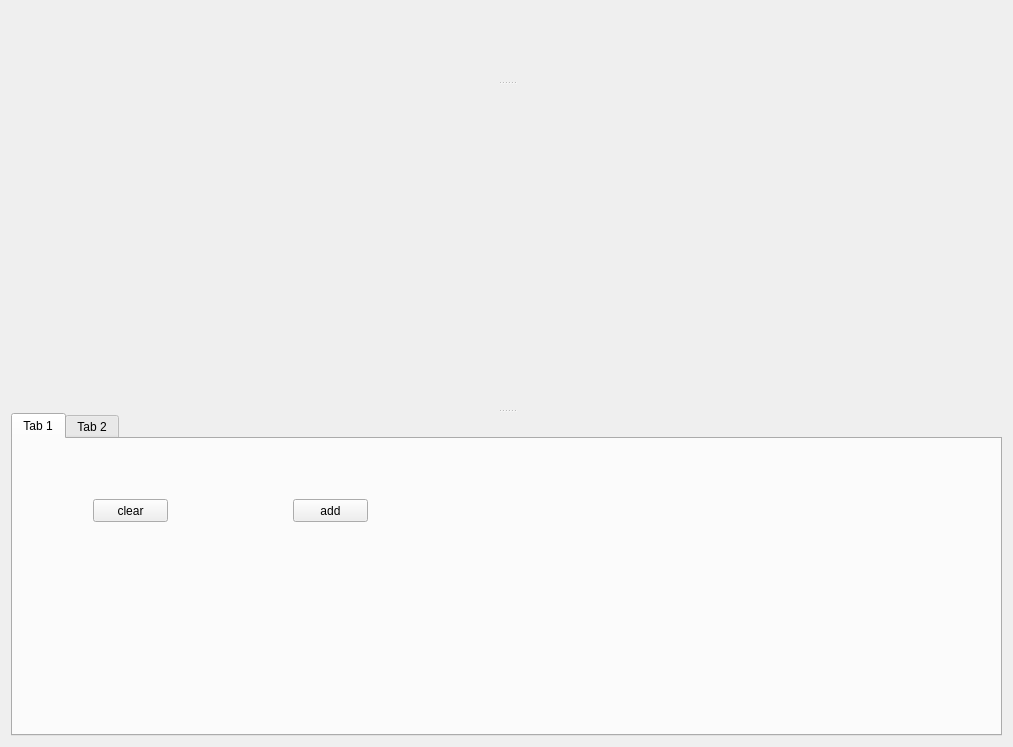
<?xml version="1.0" encoding="UTF-8"?>
<ui version="4.0">
 <class>BacktestWidget</class>
 <widget class="QWidget" name="BacktestWidget">
  <property name="geometry">
   <rect>
    <x>0</x>
    <y>0</y>
    <width>1011</width>
    <height>747</height>
   </rect>
  </property>
  <property name="windowTitle">
   <string>BacktestWidget</string>
  </property>
  <layout class="QVBoxLayout" name="verticalLayout_3">
   <item>
    <widget class="QSplitter" name="splitter">
     <property name="orientation">
      <enum>Qt::Vertical</enum>
     </property>
     <widget class="QWidget" name="widget" native="true">
      <property name="minimumSize">
       <size>
        <width>0</width>
        <height>70</height>
       </size>
      </property>
      <layout class="QVBoxLayout" name="verticalLayout_2"/>
     </widget>
     <widget class="customplotWidget" name="widget_2" native="true">
      <property name="minimumSize">
       <size>
        <width>991</width>
        <height>0</height>
       </size>
      </property>
     </widget>
     <widget class="QWidget" name="widget_3" native="true">
      <layout class="QVBoxLayout" name="verticalLayout">
       <property name="spacing">
        <number>0</number>
       </property>
       <property name="leftMargin">
        <number>0</number>
       </property>
       <property name="topMargin">
        <number>0</number>
       </property>
       <property name="rightMargin">
        <number>0</number>
       </property>
       <property name="bottomMargin">
        <number>0</number>
       </property>
       <item>
        <widget class="QTabWidget" name="tabWidget">
         <widget class="QWidget" name="tab">
          <attribute name="title">
           <string>Tab 1</string>
          </attribute>
          <widget class="QPushButton" name="pushButton">
           <property name="geometry">
            <rect>
             <x>80</x>
             <y>60</y>
             <width>75</width>
             <height>23</height>
            </rect>
           </property>
           <property name="text">
            <string>clear</string>
           </property>
          </widget>
          <widget class="QPushButton" name="pushButton_2">
           <property name="geometry">
            <rect>
             <x>280</x>
             <y>60</y>
             <width>75</width>
             <height>23</height>
            </rect>
           </property>
           <property name="text">
            <string>add</string>
           </property>
          </widget>
         </widget>
         <widget class="QWidget" name="tab_2">
          <attribute name="title">
           <string>Tab 2</string>
          </attribute>
         </widget>
        </widget>
       </item>
      </layout>
     </widget>
    </widget>
   </item>
  </layout>
 </widget>
 <customwidgets>
  <customwidget>
   <class>customplotWidget</class>
   <extends>QWidget</extends>
   <header location="global">customplotWidget.h</header>
   <container>1</container>
  </customwidget>
 </customwidgets>
 <resources/>
 <connections/>
</ui>
